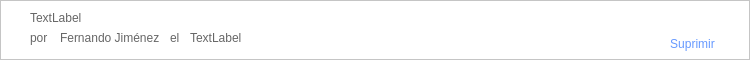
<?xml version="1.0" encoding="UTF-8"?>
<ui version="4.0">
 <class>CommentFrame</class>
 <widget class="QFrame" name="CommentFrame">
  <property name="geometry">
   <rect>
    <x>0</x>
    <y>0</y>
    <width>750</width>
    <height>60</height>
   </rect>
  </property>
  <property name="windowTitle">
   <string>CommentFrame</string>
  </property>
  <property name="styleSheet">
   <string notr="true">background: #fff;
border-bottom: 1px solid #ccc;</string>
  </property>
  <property name="frameShape">
   <enum>QFrame::StyledPanel</enum>
  </property>
  <property name="frameShadow">
   <enum>QFrame::Raised</enum>
  </property>
  <widget class="QLabel" name="contentLabel">
   <property name="geometry">
    <rect>
     <x>30</x>
     <y>10</y>
     <width>691</width>
     <height>16</height>
    </rect>
   </property>
   <property name="styleSheet">
    <string notr="true">color: #666666;
border:0px;</string>
   </property>
   <property name="text">
    <string>TextLabel</string>
   </property>
  </widget>
  <widget class="QLabel" name="label">
   <property name="geometry">
    <rect>
     <x>30</x>
     <y>30</y>
     <width>21</width>
     <height>16</height>
    </rect>
   </property>
   <property name="styleSheet">
    <string notr="true">color: #666666;
border:0px;</string>
   </property>
   <property name="text">
    <string>por</string>
   </property>
  </widget>
  <widget class="QLabel" name="label_2">
   <property name="geometry">
    <rect>
     <x>60</x>
     <y>30</y>
     <width>111</width>
     <height>16</height>
    </rect>
   </property>
   <property name="styleSheet">
    <string notr="true">color: #666666;
border:0px;</string>
   </property>
   <property name="text">
    <string>Fernando Jiménez</string>
   </property>
  </widget>
  <widget class="QLabel" name="label_3">
   <property name="geometry">
    <rect>
     <x>170</x>
     <y>28</y>
     <width>20</width>
     <height>20</height>
    </rect>
   </property>
   <property name="styleSheet">
    <string notr="true">color: #666666;
border:0px;</string>
   </property>
   <property name="text">
    <string>el</string>
   </property>
  </widget>
  <widget class="QLabel" name="fechaLabel">
   <property name="geometry">
    <rect>
     <x>190</x>
     <y>30</y>
     <width>181</width>
     <height>16</height>
    </rect>
   </property>
   <property name="styleSheet">
    <string notr="true">border:0px;
color: #666666;</string>
   </property>
   <property name="text">
    <string>TextLabel</string>
   </property>
  </widget>
  <widget class="QPushButton" name="suprimirButton">
   <property name="geometry">
    <rect>
     <x>650</x>
     <y>30</y>
     <width>85</width>
     <height>27</height>
    </rect>
   </property>
   <property name="styleSheet">
    <string notr="true">QPushButton {
color: #6699ff;
border: 0px;
}
QPushButton:hover {
color: #ff6600;
}
</string>
   </property>
   <property name="text">
    <string>Suprimir</string>
   </property>
  </widget>
 </widget>
 <resources/>
 <connections/>
</ui>
